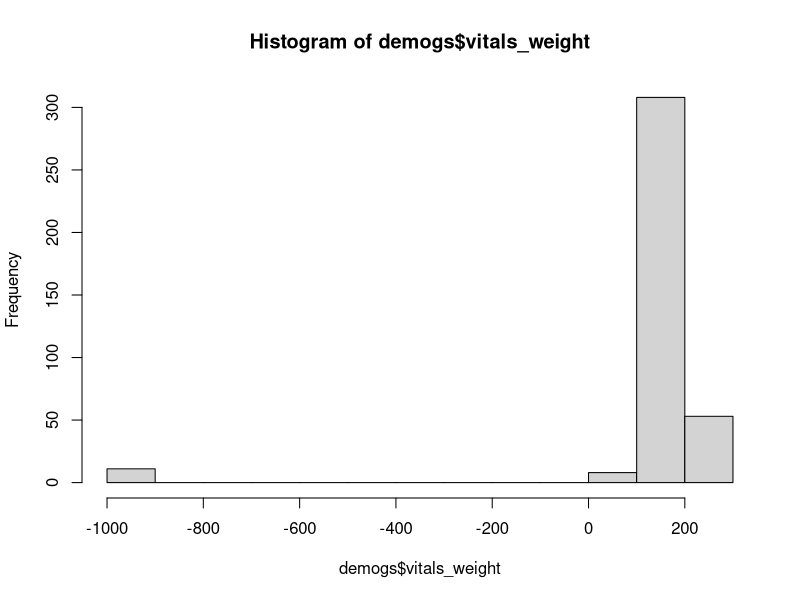

This figure's R source:
## Set up working directory
getwd() #check where your current working directory is
setwd("/Volumes/GoogleDrive/My Drive/R_Scripts/Braskie_R_Workshop/Tutorial_01_02_combined/") #input correct path
getwd() #verify the directory is

## Install Packages
install.packages("openxlsx")
library(openxlsx)

## Import files
demogs <- read.csv("VascularCohortStudy-VitalsAll_DATA_2023-03-14_1440.csv")
apoe <-read.csv("VascularCohortStudy-ApoEAll_DATA_2023-03-14_1506.csv")
vegf<-read.xlsx("ADRC_VEGF data_12-16-21FIN.xlsx")
options(digits = 2)

## Check File Structure and column header of subject ids - The goal is  that We want all this data in the same dataframe

str(demogs)
str(apoe)
table(apoe$apoe)
str(vegf) 

#Rename column headers
names(vegf)[1] <- "uds_id"
str(vegf)
names(vegf)[3] <- "VEGF-A"
names(vegf)[4] <- "VEGF-B"
names(vegf)[5] <- "VEGF-B"
str(vegf)


#check for duplicates in subject group of interest
unique(vegf$uds_id)
length(unique(vegf$uds_id))
duplicated(vegf$uds_id)
vegf.dups <-vegf[duplicated(vegf$uds_id),] #identifies which are the problem subjects
vegf[1,] #row 1
vegf[, 1] #column 1
duplicated(vegf)

vegf.dups <-vegf[duplicated(vegf$uds_id),] #identifies which are the problem subjects
vegf.nodup<- vegf[!duplicated(vegf$uds_id),] #NOT Operator “!”
apoe.nodup<- apoe[!duplicated(apoe$uds_id),] 
demogs.nodup<- demogs[!duplicated(demogs$uds_id),] 

#complete cases
demogs.complete <- demogs.nodup[complete.cases(demogs.nodup),]#remove rows with missing values in any 
demogs.complete2 <- demogs.nodup[complete.cases(demogs.nodup[ , c('vitals_gender', 'vitals_dob')]), ] #remove rows with NA in specific columns of data frame

hist(demogs$vitals_weight)

#remove row based on condition
demogs.nodup.999 <- demogs.complete2[demogs.complete2$vitals_weight != -999, ]     
demogs.nodup.999 <- demogs.complete2[demogs.complete2$vitals_weight != -999 & demogs.complete2$vitals_pulse != -999, ]    

#join the dataframes based on VEGF data (unique)
library("plyr")
vegf.demogs.left<-join(vegf.nodup, demogs.nodup, by="uds_id", type="left") #left: all rows in x, adding matching columns from y
vegf.demogs.right<-join(vegf.nodup, demogs.nodup, by="uds_id", type="right") #right: all rows in y, adding matching columns from x
vegf.demogs.full<-join(vegf.nodup, demogs.nodup, by="uds_id", type="full") #full: all rows in x with matching columns in y, then the rows of y that don't match x.
vegf.demogs.inner<-join(vegf.nodup, demogs.nodup, by="uds_id", type="inner") #inner: only rows with matching keys in both x and y

vegf.demogs.match.all<-join(vegf.nodup, demogs, by="uds_id", type="left", match="all") #how should duplicate ids be matched? Either match just the "first" matching row, or match "all" matching rows. Defaults to "all" for compatibility with merge, but "first" is significantly faster.

vegf.demogs.match.first<-join(vegf.nodup, demogs, by="uds_id", type="left", match="first") #how should duplicate ids be matched? Either match just the "first" matching row, or match "all" matching rows. Defaults to "all" for compatibility with merge, but "first" is significantly faster.

#combine all three dataframes
vegf.demogs.apoe.left<-join(vegf.demogs.left, apoe.nodup, by="uds_id", type="left")
str(vegf.demogs.apoe.left)

#Change dates and check differences between them
str(vegf.demogs.apoe.left$vitals_date)
vegf.demogs.apoe.left$vitals_date.dt <- as.Date((vegf.demogs.apoe.left$vitals_date), format = "%Y")
str(vegf.demogs.apoe.left$vitals_date.dt)
head(vegf.demogs.apoe.left$vitals_date.dt)

vegf.demogs.apoe.left$vitals_date.dt <- as.Date(as.character(vegf.demogs.apoe.left$vitals_date), format = "%Y-%m-%d")
vegf.demogs.apoe.left$vitals_date.dt

str(vegf.demogs.apoe.left$year)
vegf.demogs.apoe.left$vegf.year.dt <- as.Date(as.character(vegf.demogs.apoe.left$year), format = "%Y")
str(vegf.demogs.apoe.left$vegf.year.dt)


#Calculate date difference
vegf.demogs.apoe.left$demogs2vegf.dtdiff <- (vegf.demogs.apoe.left$vitals_date.dt) - (vegf.demogs.apoe.left$vegf.year.dt)
vegf.demogs.apoe.left$demogs2vegf.dtdiff

vegf.demogs.apoe.left$demogs2vegf.dtdiff2<- difftime(vegf.demogs.apoe.left$vitals_date.dt, vegf.demogs.apoe.left$vegf.year.dt,units ="weeks")
vegf.demogs.apoe.left$demogs2vegf.dtdiff2

vegf.demogs.apoe.left$demogs2vegf.dtdiff2<- difftime(vegf.demogs.apoe.left$vitals_date.dt, vegf.demogs.apoe.left$vegf.year.dt,units ="days")
vegf.demogs.apoe.left$demogs2vegf.dtdiff2


#Calculate absolute difference
vegf.demogs.apoe.left$demogs2vegf.dtdiff.abs <- abs(vegf.demogs.apoe.left$demogs2vegf.dtdiff)
vegf.demogs.apoe.left$demogs2vegf.dtdiff.abs

#calculate age today
str(vegf.demogs.apoe.left)
str(vegf.demogs.apoe.left$vitals_dob)
vegf.demogs.apoe.left$vitals_dob.dt <-as.Date((vegf.demogs.apoe.left$vitals_dob), format = "%Y-%m-%d")
str(vegf.demogs.apoe.left$vitals_dob.dt)

vegf.demogs.apoe.left$age<- Sys.Date() - (vegf.demogs.apoe.left$vitals_dob.dt) 
vegf.demogs.apoe.left$age
vegf.demogs.apoe.left$age <- vegf.demogs.apoe.left$age/365.25
vegf.demogs.apoe.left$age
floor(vegf.demogs.apoe.left$age)
ceiling (vegf.demogs.apoe.left$age)
signif (vegf.demogs.apoe.left$age, digits=4)
round (vegf.demogs.apoe.left$age, digits=1)

Sys.Date()
